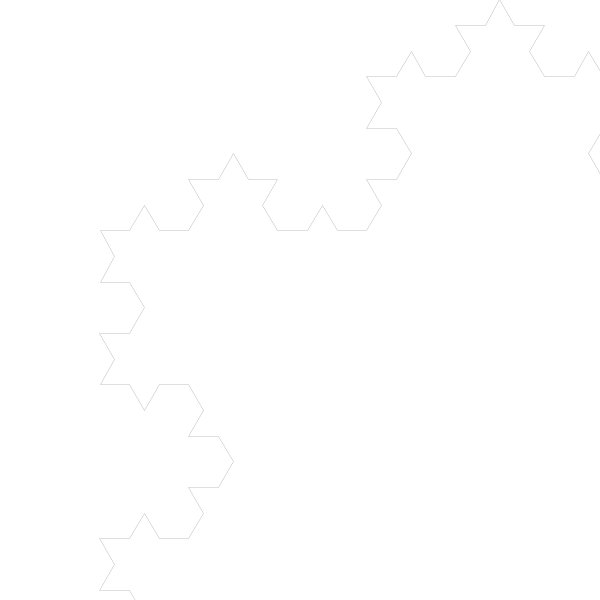
Frame 1 (no input)
Frame 60 (the mouse pressed at the canvas centre just before this capture): identical to frame 1, image omitted
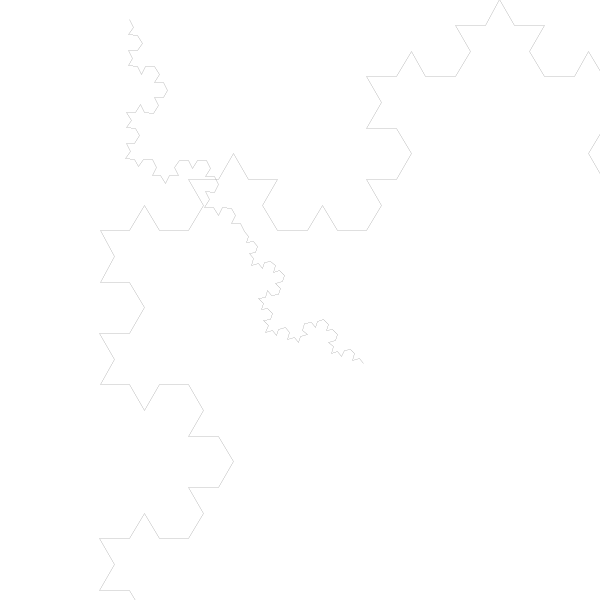
Frame 120 (the mouse held since frame 60 and released just before this capture)

The Processing sketch that drew these frames (run headless with seeded random() and noise(); from frame 60 on, the mouse is pressed at the canvas centre):

// Processing sketch: koch
// ── koch.pde
ArrayList<KochLine> lines;

ArrayList<PVector> baseLines;

float w = 0;
float ww = 20;
float h = 0;
float hh = 50;

void setup() {

  size(600, 600);

  baseLines = new ArrayList<PVector> ();
  lines = new ArrayList<KochLine> ();

  float lineLength = 800;

  baseLines.add(new PVector(width/6, lineLength/3*cos(radians(30))));
  baseLines.add(new PVector(width/6 + lineLength, lineLength/3*cos(radians(30))));
  baseLines.add(new PVector(width/6 + lineLength, lineLength/3*cos(radians(30))));
  baseLines.add(new PVector(width/6 + lineLength/2, lineLength/3*cos(radians(30)) + lineLength*cos(radians(30))));
  baseLines.add(new PVector(width/6 + lineLength/2, lineLength/3*cos(radians(30)) + lineLength*cos(radians(30))));
  baseLines.add(new PVector(width/6, lineLength/3*cos(radians(30))));





  for (int i = 0; i < baseLines.size(); i+=2) {
    lines.add(new KochLine(baseLines.get(i), baseLines.get(i + 1)));
  }

  //KochLine line_0 = new KochLine(baseLines[0], baseLines[1]);
  //KochLine line_1 = new KochLine(start, end);
  //KochLine line_2 = new KochLine(start, end);
  //lines.add(line);

  for (int i = 0; i < 3; i++) {
    generate();
  }
}


void draw() {
  background(255);
  //regenerate();
  
  for (KochLine l : lines) {
    l.draw();
  }
}

void regenerate() {

  
  baseLines.add(baseLines.get(baseLines.size()-1));
  //PVector re = new PVector(noise(w)*width, noise(h)*height);
  PVector re = new PVector(random(width/3), random(height/8));  
  //baseLines.add(rs);
  baseLines.add(re);

  w += 0.1;
  h += 0.1;
  ww += 0.1;
  //ww += random(0, 4);
  hh += 0.1;
  //hh += random(0, 8);

  //println(rs);
  //println(re);


  lines.clear();

  //println(baseLines.size());

  for (int i = 0; i < baseLines.size(); i+=2) {
    lines.add(new KochLine(baseLines.get(i), baseLines.get(i + 1)));
  }

  //println(lines.size());

  for (int i = 0; i < 3; i++) {
    generate();
  }
}

void generate() {

  ArrayList next = new ArrayList<KochLine> ();

  for (KochLine l : lines) {

    PVector a = l.kochA();
    PVector b = l.kochB();
    PVector c = l.kochC();
    PVector d = l.kochD();
    PVector e = l.kochE();

    next.add(new KochLine(a, b));
    next.add(new KochLine(b, c));
    next.add(new KochLine(c, d));
    next.add(new KochLine(d, e));
  }

  lines = next;
}


void mousePressed() {
  //println("re");
  PVector rs = new PVector(noise(w)*width, noise(h)*height);
  PVector re = new PVector(noise(ww)*width, noise(hh)*height);
  baseLines.add(rs);
  baseLines.add(re);

  w += 0.1;
  h += 0.1;
  ww += 0.1;
  //ww += random(0, 4);
  hh += 0.1;
  //hh += random(0, 8);

  //println(rs);
  //println(re);
  regenerate();
}
// ── kochLine.pde
class KochLine {

  PVector start, end;

  KochLine(PVector a, PVector b) {
    start = a;
    end = b;
  }

  void draw() {
    stroke(0);
    strokeWeight(0.1);
    line(start.x, start.y, end.x, end.y);
  }


  PVector kochA() {
    return start.get();
  }

  PVector kochB() {
    PVector v = PVector.sub(end, start);
    v.div(3);
    v.add(start);
    
    return v;
  }

  PVector kochC() {
    PVector a = start.get();
    PVector v = PVector.sub(end, start);
    v.div(3);
    a.add(v);
    v.rotate(-radians(60));
    a.add(v);
    
    return a;
  }

  PVector kochD() {
    PVector v = PVector.sub(end, start);
    v.mult(2/3.0);
    v.add(start);
    
    return v;
  }



  PVector kochE() {
    return end.get();
  }




}
